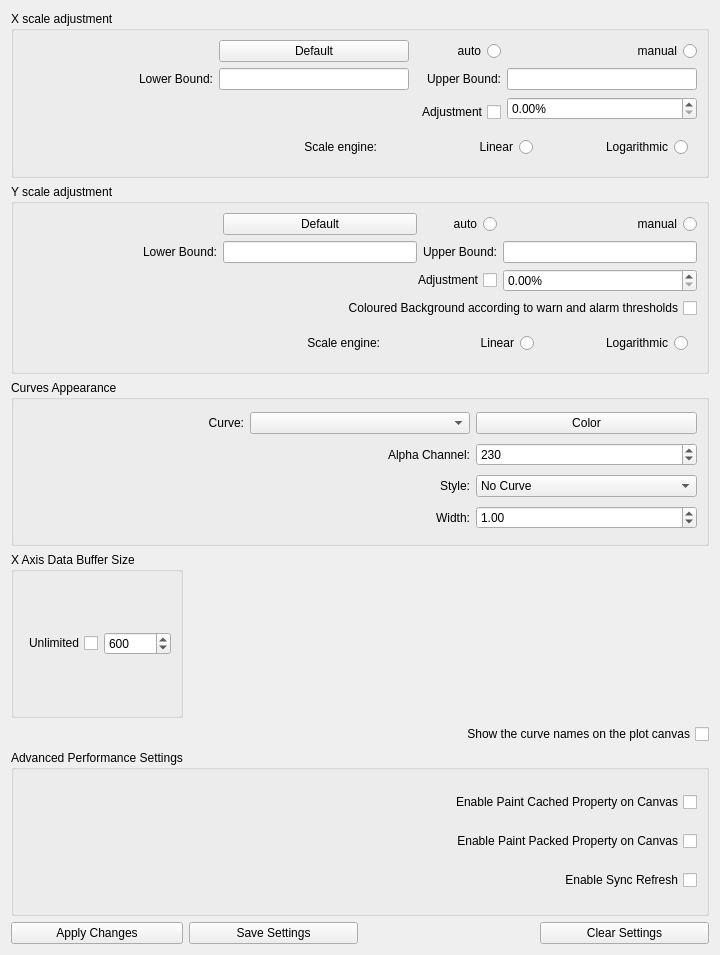
<?xml version="1.0" encoding="UTF-8"?>
<ui version="4.0">
 <class>EPlotConfigurationWidget</class>
 <widget class="QWidget" name="EPlotConfigurationWidget">
  <property name="geometry">
   <rect>
    <x>0</x>
    <y>0</y>
    <width>720</width>
    <height>955</height>
   </rect>
  </property>
  <property name="windowTitle">
   <string>Plot Configuration</string>
  </property>
  <layout class="QGridLayout" name="gridLayout_4">
   <item row="4" column="1" colspan="3">
    <widget class="QCheckBox" name="titleOnCanvasEnabled">
     <property name="toolTip">
      <string>Shows the name of the curves on the plot canvas if the box is checked.</string>
     </property>
     <property name="layoutDirection">
      <enum>Qt::RightToLeft</enum>
     </property>
     <property name="text">
      <string>Show the curve names on the plot canvas</string>
     </property>
    </widget>
   </item>
   <item row="3" column="0">
    <widget class="QGroupBox" name="gbDataBufSize">
     <property name="toolTip">
      <string>Change the number of desired points on the X axis</string>
     </property>
     <property name="title">
      <string>X Axis Data Buffer Size</string>
     </property>
     <layout class="QHBoxLayout" name="horizontalLayout">
      <item>
       <widget class="QCheckBox" name="cbBufferUnlimited">
        <property name="toolTip">
         <string>Values are never removed from the X axis</string>
        </property>
        <property name="layoutDirection">
         <enum>Qt::RightToLeft</enum>
        </property>
        <property name="text">
         <string>Unlimited</string>
        </property>
       </widget>
      </item>
      <item>
       <widget class="QSpinBox" name="sbBufferSize">
        <property name="minimum">
         <number>5</number>
        </property>
        <property name="maximum">
         <number>999999999</number>
        </property>
        <property name="value">
         <number>600</number>
        </property>
       </widget>
      </item>
     </layout>
    </widget>
   </item>
   <item row="5" column="0" colspan="4">
    <widget class="QGroupBox" name="groupBox">
     <property name="title">
      <string>Advanced Performance Settings</string>
     </property>
     <layout class="QVBoxLayout" name="verticalLayout">
      <item>
       <widget class="QCheckBox" name="canvasPaintCached">
        <property name="toolTip">
         <string>This is an advanced option: you should not need to change this value.
It may affect plot performance.</string>
        </property>
        <property name="layoutDirection">
         <enum>Qt::RightToLeft</enum>
        </property>
        <property name="text">
         <string>Enable Paint Cached Property on Canvas</string>
        </property>
       </widget>
      </item>
      <item>
       <widget class="QCheckBox" name="canvasPaintPacked">
        <property name="toolTip">
         <string>This is an advanced option: you should not need to change this value.
It may affect plot performance.</string>
        </property>
        <property name="layoutDirection">
         <enum>Qt::RightToLeft</enum>
        </property>
        <property name="text">
         <string>Enable Paint Packed Property on Canvas</string>
        </property>
       </widget>
      </item>
      <item>
       <widget class="QCheckBox" name="syncRefresh">
        <property name="toolTip">
         <string>&lt;!DOCTYPE HTML PUBLIC &quot;-//W3C//DTD HTML 4.0//EN&quot; &quot;http://www.w3.org/TR/REC-html40/strict.dtd&quot;&gt;
&lt;html&gt;&lt;head&gt;&lt;meta name=&quot;qrichtext&quot; content=&quot;1&quot; /&gt;&lt;style type=&quot;text/css&quot;&gt;
p, li { white-space: pre-wrap; }
&lt;/style&gt;&lt;/head&gt;&lt;body style=&quot; font-family:'Sans'; font-size:7pt; font-weight:400; font-style:normal;&quot;&gt;
&lt;p align=&quot;justify&quot; style=&quot; margin-top:0px; margin-bottom:0px; margin-left:0px; margin-right:0px; -qt-block-indent:0; text-indent:0px;&quot;&gt;The refresh of the curves is performed on the trigger of a &lt;/p&gt;
&lt;p align=&quot;justify&quot; style=&quot; margin-top:0px; margin-bottom:0px; margin-left:0px; margin-right:0px; -qt-block-indent:0; text-indent:0px;&quot;&gt;timer. This improves performance for plots with more than&lt;/p&gt;
&lt;p align=&quot;justify&quot; style=&quot; margin-top:0px; margin-bottom:0px; margin-left:0px; margin-right:0px; -qt-block-indent:0; text-indent:0px;&quot;&gt;one curve and with high refresh rate or a big amount of points&lt;/p&gt;
&lt;p align=&quot;justify&quot; style=&quot; margin-top:0px; margin-bottom:0px; margin-left:0px; margin-right:0px; -qt-block-indent:0; text-indent:0px;&quot;&gt;on the curves.&lt;/p&gt;&lt;/body&gt;&lt;/html&gt;</string>
        </property>
        <property name="layoutDirection">
         <enum>Qt::RightToLeft</enum>
        </property>
        <property name="text">
         <string>Enable Sync Refresh</string>
        </property>
       </widget>
      </item>
     </layout>
    </widget>
   </item>
   <item row="2" column="0" colspan="4">
    <widget class="QGroupBox" name="gboxAppearence">
     <property name="title">
      <string>Curves Appearance</string>
     </property>
     <layout class="QGridLayout" name="gridLayout_3">
      <item row="0" column="0">
       <widget class="QLabel" name="label">
        <property name="text">
         <string>Curve:</string>
        </property>
        <property name="alignment">
         <set>Qt::AlignRight|Qt::AlignTrailing|Qt::AlignVCenter</set>
        </property>
       </widget>
      </item>
      <item row="0" column="1">
       <widget class="QComboBox" name="cbCurves"/>
      </item>
      <item row="0" column="2">
       <widget class="QPushButton" name="curveColor">
        <property name="text">
         <string>Color</string>
        </property>
       </widget>
      </item>
      <item row="2" column="1">
       <widget class="QLabel" name="label_5">
        <property name="text">
         <string>Style:</string>
        </property>
        <property name="alignment">
         <set>Qt::AlignRight|Qt::AlignTrailing|Qt::AlignVCenter</set>
        </property>
       </widget>
      </item>
      <item row="2" column="2">
       <widget class="QComboBox" name="cbCurveStyle">
        <item>
         <property name="text">
          <string>No Curve</string>
         </property>
        </item>
        <item>
         <property name="text">
          <string>Lines</string>
         </property>
        </item>
        <item>
         <property name="text">
          <string>Sticks</string>
         </property>
        </item>
        <item>
         <property name="text">
          <string>Steps</string>
         </property>
        </item>
        <item>
         <property name="text">
          <string>Dots</string>
         </property>
        </item>
       </widget>
      </item>
      <item row="3" column="1">
       <widget class="QLabel" name="label_6">
        <property name="text">
         <string>Width:</string>
        </property>
        <property name="alignment">
         <set>Qt::AlignRight|Qt::AlignTrailing|Qt::AlignVCenter</set>
        </property>
       </widget>
      </item>
      <item row="3" column="2">
       <widget class="QDoubleSpinBox" name="sbCurveWidth">
        <property name="value">
         <double>1.000000000000000</double>
        </property>
       </widget>
      </item>
      <item row="1" column="1">
       <widget class="QLabel" name="label_4">
        <property name="text">
         <string>Alpha Channel:</string>
        </property>
        <property name="alignment">
         <set>Qt::AlignRight|Qt::AlignTrailing|Qt::AlignVCenter</set>
        </property>
       </widget>
      </item>
      <item row="1" column="2">
       <widget class="QSpinBox" name="sbAlpha">
        <property name="maximum">
         <number>255</number>
        </property>
        <property name="value">
         <number>230</number>
        </property>
       </widget>
      </item>
     </layout>
    </widget>
   </item>
   <item row="1" column="0" colspan="4">
    <widget class="QGroupBox" name="gbY">
     <property name="title">
      <string>Y scale adjustment</string>
     </property>
     <layout class="QGridLayout" name="gridLayout_2">
      <item row="0" column="2">
       <widget class="QRadioButton" name="rbYAuto">
        <property name="layoutDirection">
         <enum>Qt::RightToLeft</enum>
        </property>
        <property name="text">
         <string>auto</string>
        </property>
       </widget>
      </item>
      <item row="0" column="3">
       <widget class="QRadioButton" name="rbYManual">
        <property name="layoutDirection">
         <enum>Qt::RightToLeft</enum>
        </property>
        <property name="text">
         <string>manual</string>
        </property>
       </widget>
      </item>
      <item row="1" column="0">
       <widget class="QLabel" name="labelYLb">
        <property name="text">
         <string>Lower Bound:</string>
        </property>
        <property name="alignment">
         <set>Qt::AlignRight|Qt::AlignTrailing|Qt::AlignVCenter</set>
        </property>
       </widget>
      </item>
      <item row="1" column="1">
       <widget class="QLineEdit" name="yLowerBound"/>
      </item>
      <item row="1" column="2">
       <widget class="QLabel" name="labelYUb">
        <property name="text">
         <string>Upper Bound:</string>
        </property>
        <property name="alignment">
         <set>Qt::AlignRight|Qt::AlignTrailing|Qt::AlignVCenter</set>
        </property>
       </widget>
      </item>
      <item row="1" column="3">
       <widget class="QLineEdit" name="yUpperBound"/>
      </item>
      <item row="3" column="1" colspan="2">
       <widget class="QCheckBox" name="yAutoscaleAdjustEnabled">
        <property name="layoutDirection">
         <enum>Qt::RightToLeft</enum>
        </property>
        <property name="text">
         <string>Adjustment</string>
        </property>
       </widget>
      </item>
      <item row="3" column="3">
       <widget class="QDoubleSpinBox" name="yAutoscaleAdjustment">
        <property name="suffix">
         <string>%</string>
        </property>
       </widget>
      </item>
      <item row="5" column="1" colspan="3">
       <widget class="QWidget" name="widget" native="true">
        <layout class="QHBoxLayout" name="horizontalLayout_2">
         <item>
          <widget class="QLabel" name="label_3">
           <property name="text">
            <string>Scale engine:</string>
           </property>
           <property name="alignment">
            <set>Qt::AlignRight|Qt::AlignTrailing|Qt::AlignVCenter</set>
           </property>
          </widget>
         </item>
         <item>
          <widget class="QRadioButton" name="yAxisLinearScale">
           <property name="layoutDirection">
            <enum>Qt::RightToLeft</enum>
           </property>
           <property name="text">
            <string>Linear</string>
           </property>
          </widget>
         </item>
         <item>
          <widget class="QRadioButton" name="yAxisLogScale">
           <property name="layoutDirection">
            <enum>Qt::RightToLeft</enum>
           </property>
           <property name="text">
            <string>Logarithmic</string>
           </property>
          </widget>
         </item>
        </layout>
       </widget>
      </item>
      <item row="5" column="0">
       <spacer name="horizontalSpacer_2">
        <property name="orientation">
         <enum>Qt::Horizontal</enum>
        </property>
        <property name="sizeHint" stdset="0">
         <size>
          <width>81</width>
          <height>26</height>
         </size>
        </property>
       </spacer>
      </item>
      <item row="4" column="0" colspan="4">
       <widget class="QCheckBox" name="colouredBackground">
        <property name="toolTip">
         <string>If the plot is reading an attribute, and the attribute
has been configured with minimum, maximum, warning
and alarm thresholds, then it is possible to colour 
the background of the plot according to those 
thresholds.</string>
        </property>
        <property name="layoutDirection">
         <enum>Qt::RightToLeft</enum>
        </property>
        <property name="text">
         <string>Coloured Background according to warn and alarm thresholds</string>
        </property>
       </widget>
      </item>
      <item row="0" column="1">
       <widget class="QPushButton" name="pbYScaleDefault">
        <property name="text">
         <string>Default</string>
        </property>
       </widget>
      </item>
     </layout>
    </widget>
   </item>
   <item row="0" column="0" colspan="4">
    <widget class="QGroupBox" name="gbX">
     <property name="title">
      <string>X scale adjustment</string>
     </property>
     <layout class="QGridLayout" name="gridLayout">
      <item row="0" column="2">
       <widget class="QRadioButton" name="rbXAuto">
        <property name="layoutDirection">
         <enum>Qt::RightToLeft</enum>
        </property>
        <property name="text">
         <string>auto</string>
        </property>
       </widget>
      </item>
      <item row="0" column="3">
       <widget class="QRadioButton" name="rbXManual">
        <property name="layoutDirection">
         <enum>Qt::RightToLeft</enum>
        </property>
        <property name="text">
         <string>manual</string>
        </property>
       </widget>
      </item>
      <item row="1" column="0">
       <widget class="QLabel" name="labelXLb">
        <property name="text">
         <string>Lower Bound:</string>
        </property>
        <property name="alignment">
         <set>Qt::AlignRight|Qt::AlignTrailing|Qt::AlignVCenter</set>
        </property>
       </widget>
      </item>
      <item row="1" column="1">
       <widget class="QLineEdit" name="xLowerBound"/>
      </item>
      <item row="1" column="2">
       <widget class="QLabel" name="labelXUb">
        <property name="text">
         <string>Upper Bound:</string>
        </property>
        <property name="alignment">
         <set>Qt::AlignRight|Qt::AlignTrailing|Qt::AlignVCenter</set>
        </property>
       </widget>
      </item>
      <item row="1" column="3">
       <widget class="QLineEdit" name="xUpperBound"/>
      </item>
      <item row="2" column="3" rowspan="2">
       <widget class="QDoubleSpinBox" name="xAutoscaleAdjustment">
        <property name="suffix">
         <string>%</string>
        </property>
       </widget>
      </item>
      <item row="4" column="0">
       <spacer name="horizontalSpacer_3">
        <property name="orientation">
         <enum>Qt::Horizontal</enum>
        </property>
        <property name="sizeHint" stdset="0">
         <size>
          <width>81</width>
          <height>26</height>
         </size>
        </property>
       </spacer>
      </item>
      <item row="4" column="1" colspan="3">
       <widget class="QWidget" name="widget_2" native="true">
        <layout class="QHBoxLayout" name="horizontalLayout_3">
         <item>
          <widget class="QLabel" name="label_2">
           <property name="text">
            <string>Scale engine:</string>
           </property>
           <property name="alignment">
            <set>Qt::AlignRight|Qt::AlignTrailing|Qt::AlignVCenter</set>
           </property>
          </widget>
         </item>
         <item>
          <widget class="QRadioButton" name="xAxisLinearScale">
           <property name="layoutDirection">
            <enum>Qt::RightToLeft</enum>
           </property>
           <property name="text">
            <string>Linear</string>
           </property>
          </widget>
         </item>
         <item>
          <widget class="QRadioButton" name="xAxisLogScale">
           <property name="layoutDirection">
            <enum>Qt::RightToLeft</enum>
           </property>
           <property name="text">
            <string>Logarithmic</string>
           </property>
          </widget>
         </item>
        </layout>
       </widget>
      </item>
      <item row="3" column="2">
       <widget class="QCheckBox" name="xAutoscaleAdjustEnabled">
        <property name="layoutDirection">
         <enum>Qt::RightToLeft</enum>
        </property>
        <property name="text">
         <string>Adjustment</string>
        </property>
       </widget>
      </item>
      <item row="0" column="1">
       <widget class="QPushButton" name="pbXScaleDefault">
        <property name="text">
         <string>Default</string>
        </property>
       </widget>
      </item>
     </layout>
    </widget>
   </item>
   <item row="7" column="3">
    <widget class="QPushButton" name="pbClearSettings">
     <property name="text">
      <string>Clear Settings</string>
     </property>
    </widget>
   </item>
   <item row="7" column="0">
    <widget class="QPushButton" name="pbApply">
     <property name="toolTip">
      <string>&lt;html&gt;&lt;head/&gt;&lt;body&gt;&lt;p&gt;Apply the changes to the current plot. &lt;/p&gt;&lt;p&gt;Check the &lt;span style=&quot; font-style:italic;&quot;&gt;Save Changes&lt;/span&gt; box to preserve the settings of the plot in this application&lt;/p&gt;&lt;/body&gt;&lt;/html&gt;</string>
     </property>
     <property name="text">
      <string>Apply Changes</string>
     </property>
    </widget>
   </item>
   <item row="7" column="1">
    <widget class="QPushButton" name="pbSaveSettings">
     <property name="text">
      <string>Save Settings</string>
     </property>
    </widget>
   </item>
  </layout>
 </widget>
 <resources/>
 <connections/>
</ui>
